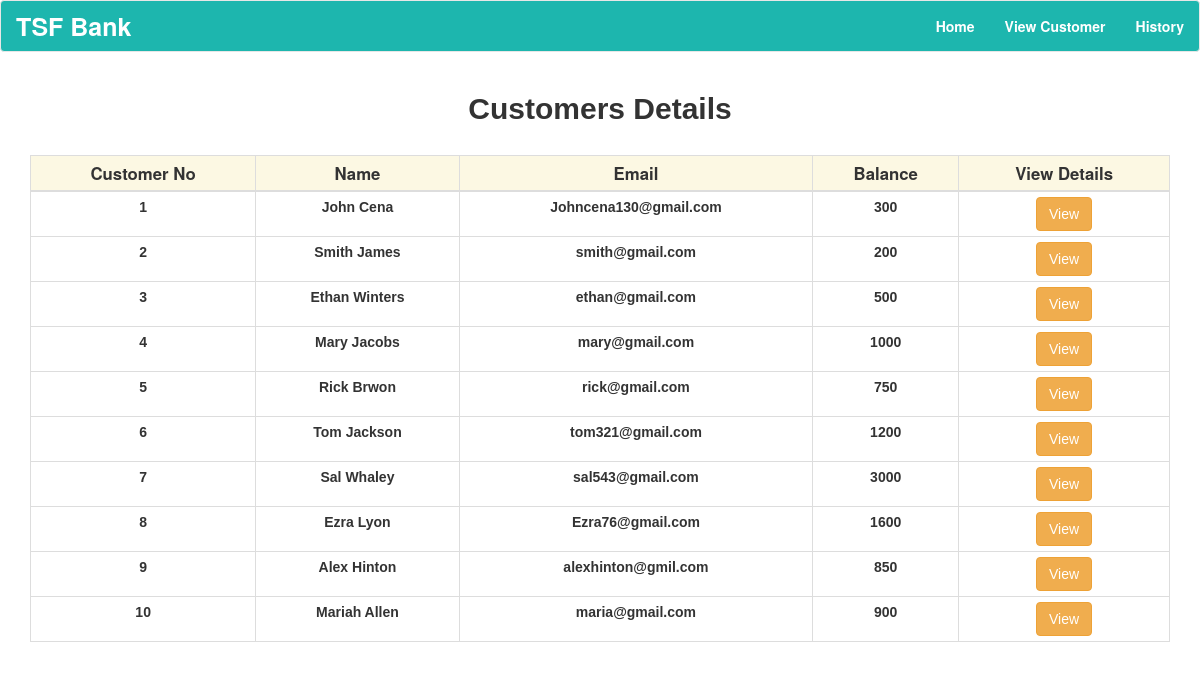
/customer.php, run on the app's committed database.
### tables this page shows
CREATE TABLE `customer` (
  `id` int(5) NOT NULL,
  `name` text NOT NULL,
  `email` varchar(30) NOT NULL,
  `balance` int(10) NOT NULL
);

### customer.php (the view, shortened to what this page needs)
<!DOCTYPE html>
<html>
<head>
	  <link rel="stylesheet" href="https://maxcdn.bootstrapcdn.com/bootstrap/3.4.1/css/bootstrap.min.css">
</head>
<body>
<?php
    include 'navbar.php';
    include 'config.php';
    $sql = "SELECT * FROM `customer`";
    $result = mysqli_query($conn,$sql);
?>
<div class="container">
 <h2 class="text-center pt-4" style="font-family: sans-serif; font-weight: bold;">Customers Details</h2>
        <br>
  <div class="table-responsive-sm">
  <table class="table table-hover table-sm  table-condensed table-bordered tb" >
    <thead>
      <tr class="info warning">
        <th class="th">Customer No</th>
        <th class="th">Name</th>
        <th class="th">Email</th>
        <th class="th">Balance</th>
        <th class="th">View Details</th>
      </tr>
    </thead>
    <tbody>
    <?php
    	while($row = mysqli_fetch_assoc($result))
     	{
     ?>
     		 <tr class="tr">
        			<td><?php echo $row['id']; ?></td>
        			<td><?php echo $row['name']; ?></td>
        			<td><?php echo $row['email']; ?></td>
        			<td><?php echo $row['balance']; ?></td>
              <td><a href="transfer.php?id=<?php echo $row['id'];?>"><button class="btn btn-warning">View</button></a></td>
      		</tr>
    <?php
    	}
    ?>
    </tbody>
  </table>
  </div>
</div>
</body>
</html>

### navbar.php (shortened to what this page needs)
<!DOCTYPE html>
<html>
<head>
      <link rel="stylesheet" href="https://maxcdn.bootstrapcdn.com/bootstrap/3.4.1/css/bootstrap.min.css">
</head>
<body>
<nav class="navbar navbar-default" style=" background-color:rgb(29, 182, 174);">
  <div class="container-fluid">
    <div class="navbar-header">
      <a class="navbar-brand" href="index.php" style="font-size: 25px;color:white;font-weight:bold;">TSF Bank</a>
    </div>
    <ul class="nav navbar-nav navbar-right navf">
      <li><a href="index.php" style="color:white;font-weight:bold; ">Home</a></li>
      <li><a href="customer.php" style="color:white;font-weight:bold;">View Customer</a></li>
      <li><a href="history.php" style="color:white;font-weight:bold;">History</a></li>
    </ul>
  </div>
</nav>
</body>
</html>

### customer.php (style rules this page uses)
.th { text-align: center; font-size: 1.2em; font-weight: bold; }
.tr { text-align: center; font-size: 1em; font-family: sans-serif; padding: 20px; font-weight: bold; }

### data on the page
customer: id "1", name "John Cena", email "Johncena130@gmail.com", balance "300"
customer: id "2", name "Smith James", email "smith@gmail.com", balance "200"
customer: id "3", name "Ethan Winters", email "ethan@gmail.com", balance "500"
customer: id "4", name "Mary Jacobs", email "mary@gmail.com", balance "1000"
customer: id "5", name "Rick Brwon", email "rick@gmail.com", balance "750"
customer: id "6", name "Tom Jackson", email "tom321@gmail.com", balance "1200"
customer: id "7", name "Sal Whaley", email "sal543@gmail.com", balance "3000"
customer: id "8", name "Ezra Lyon", email "Ezra76@gmail.com", balance "1600"
customer: id "9", name "Alex Hinton", email "alexhinton@gmil.com", balance "850"
customer: id "10", name "Mariah Allen", email "maria@gmail.com", balance "900"
